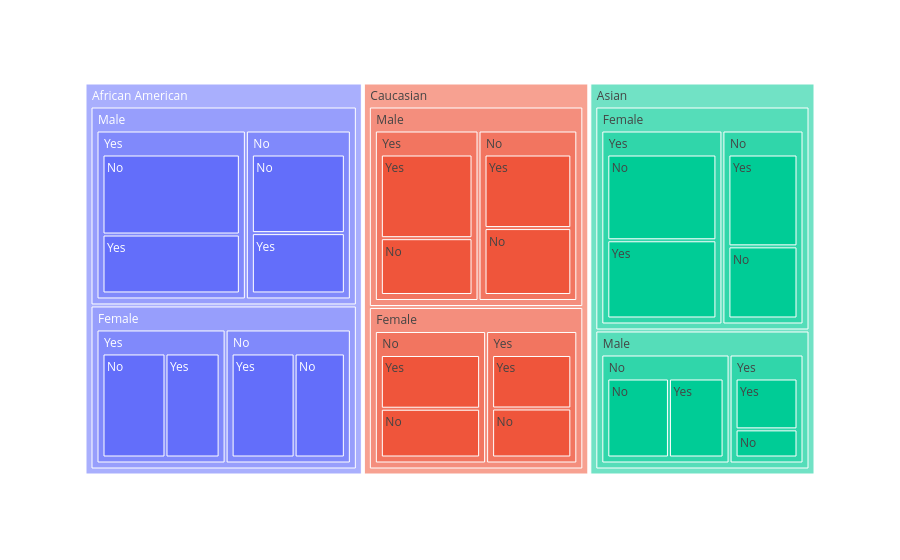

Notebook source saved alongside this figure:
### Markdown cell above
In this example, we create a treemap of the **average income** by ethnicity, gender, student status and marital status. We use `groupby()` to group the data by `Ethnicity`, `Gender`, `Student` and `Married`, and compute the average `Income` of each combination with `.mean()`.

`.reset_index()` keeps the grouped columns as regular columns of the DataFrame.

`df["all"] = "all"` creates a single root node at the top of the hierarchy, so that all categories belong to one structure.

`px.treemap()` generates the interactive treemap. The `path` parameter defines the levels of the hierarchy: `Ethnicity` → `Gender` → `Student` → `Married`.

If you hover over a rectangle, a tooltip shows the details of that group. For example, Caucasian females who are students and married have an average income of 36,271.

### Code cell
import plotly.express as px

df = (
    data.groupby(["Ethnicity", "Gender", "Student", "Married"])[["Income"]]
    .mean()
    .reset_index()
)

df["all"] = "all"  # in order to have a single root node
fig = px.treemap(
    df, path=["Ethnicity", "Gender", "Student", "Married"], values="Income"
)
fig.show()

### Figure 1 — Plotly figure (JSON) as saved in the notebook; plotly's stock layout.template omitted (floating-point values rounded to 4 significant figures)
{"data": [{"branchvalues": "total", "domain": {"x": [0.0, 1.0], "y": [0.0, 1.0]}, "hovertemplate": "labels=%{label}<br>Income=%{value}<br>parent=%{parent}<br>id=%{id}<extra></extra>", "ids": ["African American/Female/No/No", "African American/Female/No/Yes", "African American/Female/Yes/No", "African American/Female/Yes/Yes", "African American/Male/No/No", "African American/Male/No/Yes", "African American/Male/Yes/No", "African American/Male/Yes/Yes", "Asian/Female/No/No", "Asian/Female/No/Yes", "Asian/Female/Yes/No", "Asian/Female/Yes/Yes", "Asian/Male/No/No", "Asian/Male/No/Yes", "Asian/Male/Yes/No", "Asian/Male/Yes/Yes", "Caucasian/Female/No/No", "Caucasian/Female/No/Yes", "Caucasian/Female/Yes/No", "Caucasian/Female/Yes/Yes", "Caucasian/Male/No/No", "Caucasian/Male/No/Yes", "Caucasian/Male/Yes/No", "Caucasian/Male/Yes/Yes", "African American/Female/No", "African American/Female/Yes", "African American/Male/No", "African American/Male/Yes", "Asian/Female/No", "Asian/Female/Yes", "Asian/Male/No", "Asian/Male/Yes", "Caucasian/Female/No", "Caucasian/Female/Yes", "Caucasian/Male/No", "Caucasian/Male/Yes", "African American/Female", "African American/Male", "Asian/Female", "Asian/Male", "Caucasian/Female", "Caucasian/Male", "African American", "Asian", "Caucasian"], "labels": ["No", "Yes", "No", "Yes", "No", "Yes", "No", "Yes", "No", "Yes", "No", "Yes", "No", "Yes", "No", "Yes", "No", "Yes", "No", "Yes", "No", "Yes", "No", "Yes", "No", "Yes", "No", "Yes", "No", "Yes", "No", "Yes", "No", "Yes", "No", "Yes", "Female", "Male", "Female", "Male", "Female", "Male", "African American", "Asian", "Caucasian"], "name": "", "parents": ["African American/Female/No", "African American/Female/No", "African American/Female/Yes", "African American/Female/Yes", "African American/Male/No", "African American/Male/No", "African American/Male/Yes", "African American/Male/Yes", "Asian/Female/No", "Asian/Female/No", "Asian/Female/Yes", "Asian/Female/Yes", "Asian/Male/No", "Asian/Male/No", "Asian/Male/Yes", "Asian/Male/Yes", "Caucasian/Female/No", "Caucasian/Female/No", "Caucasian/Female/Yes", "Caucasian/Female/Yes", "Caucasian/Male/No", "Caucasian/Male/No", "Caucasian/Male/Yes", "Caucasian/Male/Yes", "African American/Female", "African American/Female", "African American/Male", "African American/Male", "Asian/Female", "Asian/Female", "Asian/Male", "Asian/Male", "Caucasian/Female", "Caucasian/Female", "Caucasian/Male", "Caucasian/Male", "African American", "African American", "Asian", "Asian", "Caucasian", "Caucasian", "", "", ""], "type": "treemap", "values": [41.82, 52.41, 52.25, 44.9, 54.2, 41.6, 78.5, 57.81, 37.46, 47.7, 66.52, 60.65, 44.31, 39.28, 17.16, 31.03, 40.33, 44.43, 33.22, 36.27, 44.22, 48.63, 39.4, 58.04, 94.23, 97.15, 95.81, 136.3, 85.16, 127.2, 83.59, 48.19, 84.76, 69.49, 92.85, 97.44, 191.4, 232.1, 212.3, 131.8, 154.3, 190.3, 423.5, 344.1, 344.6]}], "layout": {"legend": {"tracegroupgap": 0}, "margin": {"t": 60}}}
